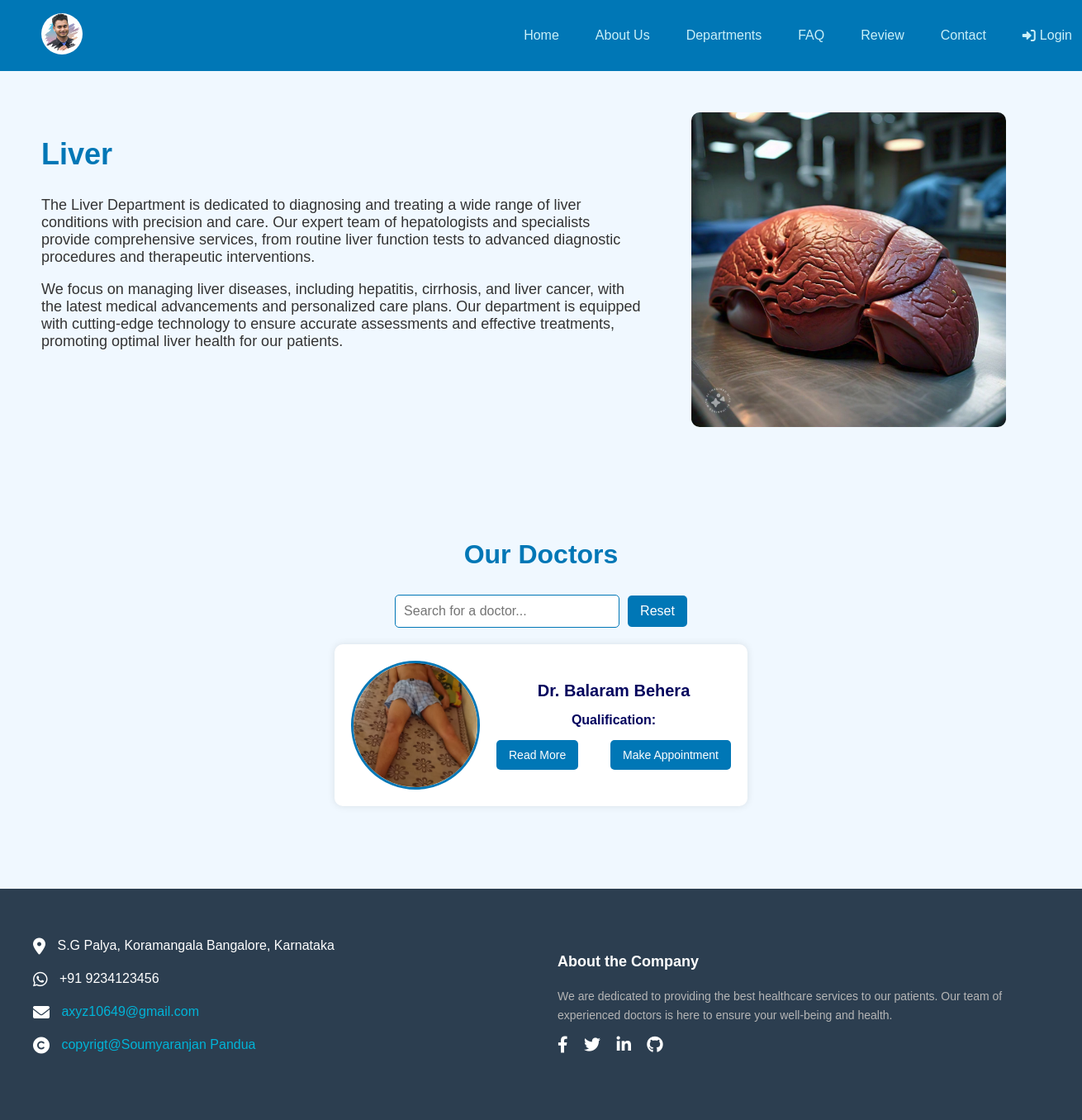
Screenshot of /department/Liver/ with the database file from the repository.
### website/models.py (models this page shows, shortened)
class WebsiteContent(models.Model):
    title = models.CharField(max_length=100, default="Doctor Appointment System")
    favicon = models.ImageField(upload_to='images/', default='images/favicon.ico')
    logo_image = models.ImageField(upload_to='images/', default='images/manas.jpg')
    home_image = models.ImageField(upload_to='images/', default='images/doctor.jpg')
    about_image = models.ImageField(upload_to='images/', default='images/about.jpg')
    teeth_image = models.ImageField(upload_to='images/', default='images/teeth.jpeg')
    faq_image = models.ImageField(upload_to='images/', default='images/faq.png')
    address_line1 = models.CharField(max_length=255, default="S.G Palya, Koramangala")
    address_line2 = models.CharField(max_length=255, default="Bangalore, Karnataka")
    phone_number = models.CharField(max_length=20, default="+91 9234123456")
    email = models.EmailField(default="axyz10649@gmail.com")
    copyright_text = models.CharField(max_length=255, default="copyrigt@Soumyaranjan Pandua")
    about_text = models.TextField(default="We are dedicated to providing the best healthcare services to our patients. Our team of experienced doctors is here to ensure your well-being and health.")
    domain = models.CharField(max_length=255, blank=True, null=True)

class Department(models.Model):
    name = models.CharField(max_length=100)
    image = models.ImageField(upload_to='images/')
    url = models.URLField(max_length=200)

### authapp/models.py (models this page shows, shortened)
class DoctorProfile(models.Model):
    user = models.OneToOneField(User, on_delete=models.CASCADE)
    phone = models.CharField(max_length=20)
    department = models.ForeignKey(Department, on_delete=models.SET_NULL, null=True)
    gender = models.CharField(max_length=10, choices=[('male', 'Male'), ('female', 'Female'), ('other', 'Other')])
    designation = models.CharField(max_length=100, blank=True, null=True)
    qualification = models.CharField(max_length=100, blank=True, null=True)
    experience = models.PositiveIntegerField(default=0)
    specialization = models.CharField(max_length=100, blank=True, null=True)
    bio = models.TextField(max_length=500, blank=True, null=True)
    consultant_fees = models.DecimalField(max_digits=10, decimal_places=2, default=0.00)
    profile_image = models.ImageField(upload_to='images/', blank=True, null=True)
    address = models.CharField(max_length=255, blank=True, null=True)
    is_doctor = models.BooleanField(default=True)
    def get_full_name(self):
        return f"Dr. {self.user.first_name} {self.user.last_name}"

### website/views.py (the view)
# urls.py: path('department/<str:department_name>/', department_detail_view, name='department_detail'),
def department_detail_view(request, department_name):
    content = WebsiteContent.objects.first()
    department = get_object_or_404(Department, name__iexact=department_name)
    doctors = DoctorProfile.objects.filter(department=department)
    return render(request, f"{department_name.lower()}_department.html", {
        'content': content,
        'department': department,
        'doctors': doctors,
    })

### website/templates/liver_department.html (shortened to what this page needs)
{% load static %}
<!DOCTYPE html>
<html lang="en">
<head>
  <link rel="stylesheet" type="text/css" href="{% static 'css/websitecss/styles.css' %}">
  <link rel="stylesheet" href="https://cdnjs.cloudflare.com/ajax/libs/font-awesome/6.0.0-beta3/css/all.min.css">
</head>
<body>
  <header>
    <nav class="navbar">
      <div class="logo">
        <img src="{% if content.logo_image %}{{ content.logo_image.url }}{% else %}{% static 'images/default_logo.png' %}{% endif %}" alt="Doctor Appointment Logo">
      </div>
      <ul class="nav-links">
        <li><a href="#home">Home</a></li>
        <li><a href="#about">About Us</a></li>
        <li><a href="#departments">Departments</a></li>
        <li><a href="#faq-section">FAQ</a></li>
        <li><a href="#testimonial-section">Review</a></li>
        <li><a href="#contact">Contact</a></li>
        <li class="profile-menu">
          {% if request.session.user_id %}
              <a href="#">
                  <i class="fas fa-user-circle"></i> {{ request.session.user_name }}
              </a>
              <ul class="dropdown-menu">
                  {% if request.session.role == 'admin' %}
                      <li><a href="{% url 'admin_dashboard' %}">My Profile</a></li>
                  {% elif request.session.role == 'doctor' %}
                      <li><a href="{% url 'doctor_dashboard' %}">My Profile</a></li>
                  {% elif request.session.role == 'patient' %}
                      <li><a href="{% url 'patient_profile' %}">My Profile</a></li>
                  {% endif %}
                  <hr>
                  <li><a href="{% url 'logout' %}">Log Out</a></li>
              </ul>
          {% else %}
              <a href="#">
                  <i class="fas fa-sign-in-alt"></i> Login
              </a>
          {% endif %}
      </li>
      </ul>
    </nav>
  </header>
  <section class="department-details">
    <div class="department-content">
      <div class="department-info">
        <h1>{{ department.name }}</h1>
        <p>The Liver Department is dedicated to diagnosing and treating a wide range of liver conditions with precision and care. Our expert team of hepatologists and specialists provide comprehensive services, from routine liver function tests to advanced diagnostic procedures and therapeutic interventions.</p>
        <p> We focus on managing liver diseases, including hepatitis, cirrhosis, and liver cancer, with the latest medical advancements and personalized care plans. Our department is equipped with cutting-edge technology to ensure accurate assessments and effective treatments, promoting optimal liver health for our patients.</p>
      </div>
      <div class="department-image">
        <img src="{{ department.image.url }}" alt="{{ department.name }}">
      </div>
    </div>
    <section class="doctors">
      <h1>Our Doctors</h1>
      <div class="search-container">
        <input type="text" id="doctor-search" placeholder="Search for a doctor...">
        <button id="reset-search">Reset</button>
      </div>
      {% if doctors %}
        <div class="doctors-container">
          {% for doctor in doctors %}
          <div class="doctor-card">
            <div class="doctor-image">
              <img src="{{ doctor.profile_image.url }}" alt="{{ doctor.get_full_name }}">
            </div>
            <div class="doctor-info">
              <h3>{{ doctor.get_full_name }}</h3>
              <p><strong>Qualification:</strong> {{ doctor.qualification }}</p>
              <div class="doctor-buttons">
                <a href="" class="button">Read More</a>
                <a href="#make-appointment" class="button">Make Appointment</a>
              </div>
            </div>
          </div>
          {% endfor %}
        </div>
      {% else %}
        <p>No doctors present in this department.</p>
      {% endif %}
    </section>
  </section>
  <footer class="footer">
    <div class="footer-container">
      <div class="footer-section contact-info">
        <div class="contact-item">
          <i class="fas fa-map-marker-alt"></i>
          <span>{{ content.address_line1 }}</span>
          <span>{{ content.address_line2 }}</span>
        </div>
        <div class="contact-item">
          <i class="fa-brands fa-whatsapp"></i>
          <span>{{ content.phone_number }}</span>
        </div>
        <div class="contact-item">
          <i class="fas fa-envelope"></i>
          <span><a href="mailto:{{ content.email }}">{{ content.email }}</a></span>
        </div>
        <div class="contact-item">
          <i class="fa-solid fa-copyright"></i>
          <span><a href="#">{{ content.copyright_text }}</a></span>
        </div>
      </div>
      <div class="footer-section about">
        <h3>About the Company</h3>
        <p>{{ content.about_text }}</p>
        <div class="social">
          <a href="#"><i class="fab fa-facebook-f"></i></a>
          <a href="#"><i class="fab fa-twitter"></i></a>
          <a href="#"><i class="fab fa-linkedin-in"></i></a>
          <a href="#"><i class="fab fa-github"></i></a>
        </div>
      </div>
    </div>
  </footer>
</body>
</html>

### static/css/websitecss/styles.css (style rules this page uses)
body { font-family: 'Roboto', sans-serif; margin: 0; padding: 0; box-sizing: border-box; color: #03045e; background-color: #caf0f8; overflow-x: hidden; }
header { background-color: #0077b6; padding: 10px 50px; position: sticky; top: 0; z-index: 1000; }
.navbar { display: flex; justify-content: space-between; align-items: center; }
.navbar .logo img { width: 50px; height: 50px; border-radius: 50%; }
.navbar .nav-links { list-style: none; display: flex; align-items: center; gap: 20px; }
.navbar .nav-links li a { text-decoration: none; color: #caf0f8; font-weight: 500; padding: 8px 12px; transition: background-color 0.3s ease; }
.navbar .profile-menu { position: relative; padding-right: 50px; }
.navbar .profile-menu a { display: flex; align-items: center; }
.navbar .profile-menu i { margin-right: 5px; }
header { position: sticky; top: 0; width: 100%; z-index: 1000; }
.footer { background-color: #2c3e50; color: #ffffff; padding: 40px 20px; }
.footer-container { display: flex; justify-content: space-between; flex-wrap: wrap; }
.footer-section { flex: 1; margin: 20px; }
.contact-info .contact-item { margin-bottom: 20px; font-size: 16px; }
.contact-info .contact-item i { font-size: 20px; margin-right: 10px; vertical-align: middle; }
.about h3 { margin-bottom: 20px; font-size: 18px; color: #ffffff; }
.about p { font-size: 14px; line-height: 1.6; color: #b5b5b5; }
.social a { margin-right: 15px; color: #ffffff; font-size: 20px; text-decoration: none; }
.department-details { padding: 50px; background-color: #f0f8ff; }
.department-content { display: flex; justify-content: space-between; margin-bottom: 50px; }
.department-info { width: 60%; }
.department-info h1 { font-size: 36px; color: #0077b6; }
.department-info p { font-size: 18px; color: #333; }
.department-image { width: 35%; }
.department-image img { width: 90%; height: auto; border-radius: 10px; }
.search-container { display: flex; align-items: center; margin-bottom: 20px; justify-content: center; }
#doctor-search { padding: 10px; font-size: 16px; border: 1px solid #0077b6; border-radius: 5px; width: 250px; margin-right: 10px; }
#reset-search { padding: 10px 15px; font-size: 16px; background-color: #0077b6; color: white; border: none; border-radius: 5px; cursor: pointer; transition: background-color 0.3s ease; }
.doctors { padding: 50px; background-color: #f0f8ff; text-align: center; }
.doctors h1 { font-size: 2rem; color: #0077b6; margin-bottom: 30px; }
.doctors-container { display: flex; flex-wrap: wrap; justify-content: center; gap: 20px; }
.doctor-card { display: flex; background-color: #ffffff; border-radius: 10px; box-shadow: 0 0 10px rgba(0, 0, 0, 0.1); padding: 20px; width: 100%; max-width: 500px; box-sizing: border-box; flex-direction: row; }
.doctor-image { flex: 1; display: flex; align-items: center; justify-content: center; }
.doctor-image img { width: 80px; height: 80px; object-fit: cover; border-radius: 50%; border: 3px solid #0077b6; }
.doctor-info { flex: 2; padding-left: 20px; display: flex; flex-direction: column; justify-content: space-between; }
.doctor-info h3 { margin: 0; font-size: 1.25rem; color: #03045e; }
.doctor-info p { margin: 5px 0; font-size: 1rem; }
.doctor-buttons { display: flex; justify-content: space-between; margin-top: 10px; }
.button { background-color: #0077b6; color: #ffffff; padding: 10px 15px; border-radius: 5px; text-decoration: none; font-size: 0.875rem; transition: background-color 0.3s; }
@media screen and (min-width: 769px) { .doctor-card { width: calc(50% - 20px); } }
body { font-family: Arial, sans-serif; margin: 0; padding: 0; background-color: #f0f8ff; }
h2, h3 { color: #0077b6; margin-bottom: 10px; }
.doctor-image img { width: 150px; height: 150px; object-fit: cover; border-radius: 50%; border: 3px solid #0077b6; }
.doctor-info { flex: 2; display: flex; flex-direction: column; justify-content: center; }
.doctor-info p { font-size: 16px; margin: 5px 0; }
.contact-item a { color: #00b4d8; text-decoration: none; }

### rows the page displays
WebsiteContent: logo_image (picture), address_line1 "S.G Palya, Koramangala", address_line2 "Bangalore, Karnataka", phone_number "+91 9234123456", email "axyz10649@gmail.com", copyright_text "copyrigt@Soumyaranjan Pandua", about_text "We are dedicated to providing the best healthcare services to our patients. Our team of experienced doctors is here to ensure your well-being and health."
Department: name "Liver", image (picture)
DoctorProfile: profile_image (picture), get_full_name "Dr. Balaram Behera"
